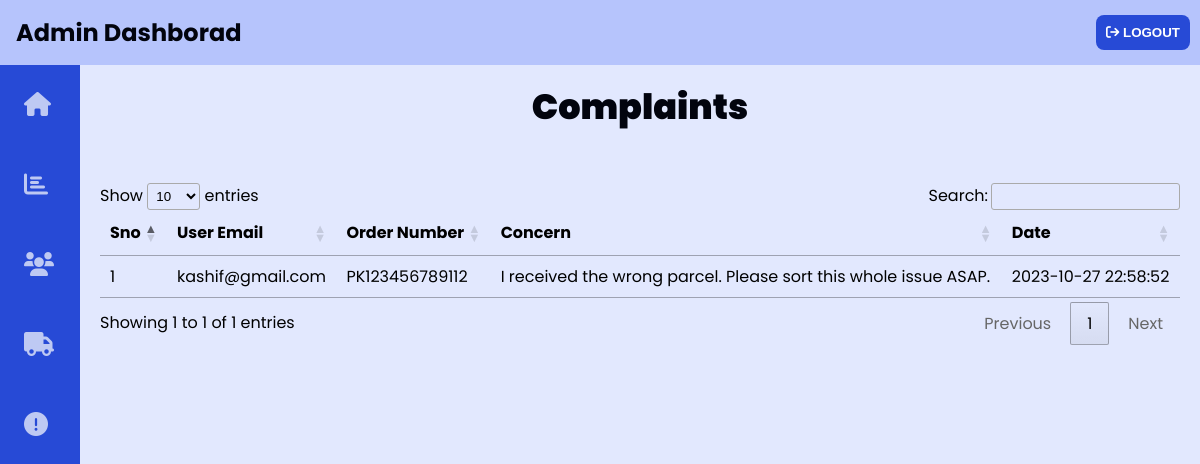
Screenshot of /admin/complaint.php (signed in) with the database file from the repository.
### tables this page shows
CREATE TABLE `complaint` (
  `so` int(11) NOT NULL,
  `Email` varchar(30) NOT NULL,
  `Tracking` varchar(30) NOT NULL,
  `Concern` varchar(100) NOT NULL,
  `date` datetime NOT NULL DEFAULT current_timestamp()
);

### admin/complaint.php (the view, shortened to what this page needs)
<!doctype html>
<html lang="en">
<head>
    <link rel="stylesheet" href="complaint.css">
    <link href="//cdn.datatables.net/1.13.6/css/jquery.dataTables.min.css" rel="stylesheet">
    <link rel="stylesheet" href="https://cdnjs.cloudflare.com/ajax/libs/font-awesome/4.7.0/css/font-awesome.min.css">
    <link rel="stylesheet" href="https://cdnjs.cloudflare.com/ajax/libs/font-awesome/6.0.0/css/all.min.css" />
</head>
<body>
<nav class="navbar">
        <ul class="navbar-nav">
            <li class="nav-item">
                <a href="./index.php" class="nav-link">
                    <i class='fa fa-home icons'></i>
                </a>
            </li>
            <li class="nav-item">
                <a href="./orders.php" class="nav-link">
                    <i class='fa fa-bar-chart icons'></i>
                </a>
            </li>
            <li class="nav-item">
                <a href="#" class="nav-link">
                    <i class='fa fa-group icons'></i>
                </a>
            </li>
            <li class="nav-item">
                <a href="#" class="nav-link">
                    <i class='fa fa fa-truck icons'></i>
                </a>
            </li>
            <li class="nav-item">
                <a href="./complaint.php" class="nav-link">
                    <i class='fa fa-exclamation-circle icons'></i>
                </a>
            </li>
        </ul>
    </nav>
    <div class="top-bar">
        <h2>Admin Dashborad</h2>
        <button type="submit">
            <a href="/courier/agent/logout.php">
                <i class="fa fa-sign-out"></i> LOGOUT
            </a>
        </button>
    </div>
    <main>
        <p>Complaints</p>
        <div class="container">
            <?php
            $servername = "localhost";
            $username = "root";
            $password = "";
            $database = "orders";
            $conn = mysqli_connect($servername, $username, $password, $database);
            $sql = "SELECT * FROM complaint";
            $result = mysqli_query($conn, $sql);
            ?>
            <table class="table table-striped">
                <thead>
                    <tr>
                        <th>Sno</th>
                        <th>User Email</th>
                        <th>Order Number</th>
                        <th>Concern</th>
                        <th>Date</th>
                    </tr>
                </thead>
                <tbody>
                    <?php
                    while ($row = mysqli_fetch_assoc($result)) {
                    ?>
                        <tr>
                            <td><?php echo $row['so'] ?></td>
                            <td><?php echo $row['Email'] ?></td>
                            <td><?php echo $row['Tracking'] ?></td>
                            <td><?php echo $row['Concern'] ?></td>
                            <td><?php echo $row['date'] ?></td>
                        </tr>
                    <?php } ?>
                </tbody>
            </table>
        </div>
    </main>
</body>
</html>

### admin/complaint.css (style rules this page uses)
:root { font-size: 16px; --background: #e2e8fe; --primary-color: #0933DC; --secondary-color: #B6C4FC; --accent: #274ad6; --accent-dark: #1f3caf; --text: #02040E; --white: #ffffff; --box-shadow: 10px 15px 15px 1px rgba(0, 0, 0, 0.14); }
body { margin: 0px; padding: 0px; height: 100vh; width: 100%; background-color: red; background-color: var(--background); font-family: 'poppins'; }
.container { margin-top: 50px; margin-inline: 20px; }
p { margin-top: 80px; color: var(--text); text-align: center; font-size: 35px; font-weight: 900; }
.navbar { position: fixed; background-color: var(--accent); transition: width 600ms ease; overflow: hidden; z-index: 100; }
.navbar-nav { list-style: none; padding: 0; margin: 0; display: flex; flex-direction: column; align-items: center; height: 100%; }
.nav-item { width: 100%; }
.nav-link { display: flex; align-items: center; height: 5rem; color: rgb(255, 255, 255); text-decoration: none; filter: grayscale(100%) opacity(0.7); transition: var(--transition-speed); }
.nav-link>.icons { font-size: 1.5rem; margin-left: 1.5rem; color: rgb(255, 255, 255); display: flex; align-items: center; justify-content: center; }
@media only screen and (min-width: 600px) { .navbar { top: 0; width: 5rem; height: 100vh; } }
.top-bar { height: 65px; width: 100%; background-color: var(--secondary-color); position: fixed; top: 0; left: 0; display: flex; align-items: center; justify-content: space-between; z-index: 150; }
.top-bar h2 { margin: 0px; padding: 0px; color: var(--text); margin-left: 1rem; }
.top-bar button { margin: 0px; padding: 0px; padding: 10px; margin: 10px; border-radius: 0.5rem; border: none; background-color: var(--accent); }
.top-bar button a { color: white; text-decoration: none; font-weight: 700; }
main { margin-left: 5rem; }

### rows the page displays
complaint: so "1", Email "kashif@gmail.com", Tracking "PK123456789112", Concern "I received the wrong parcel. Please sort this whole issue ASAP.", date "2023-10-27 22:58:52"
